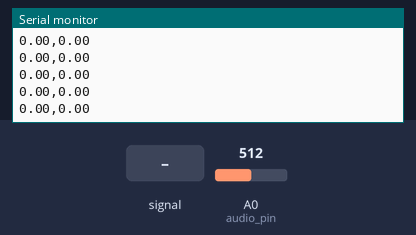
The sketch below on a simulated Arduino Uno, built with avr-gcc and run on an emulated ATmega328P. Shown: the last lines printed to the serial monitor. The inputs (shaded band) are chosen by the test bench; at power-on: A0 (audio_pin) = 512.

Above: at 1.2 s.
1.3 s: A0 (audio_pin) fed a 200 Hz sine of ±81 counts around its level
At 1.32 s:
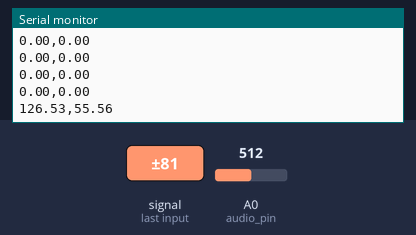
2.8 s: A0 (audio_pin) set to 590
At 2.83 s:
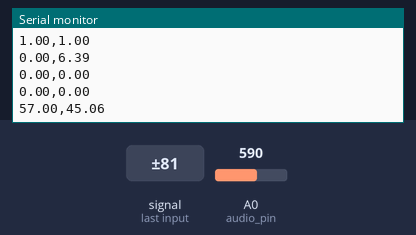
4.3 s: A0 (audio_pin) fed a 1000 Hz sine of ±255 counts around its level
At 4.34 s:
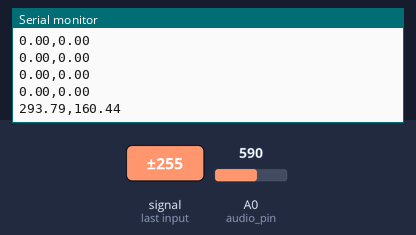
5.8 s: A0 (audio_pin) set to 570
At 5.86 s:
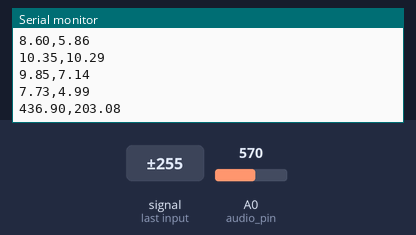
Timing chart, 0 to 8.3 s (numbered marks = the images above; inputs shaded):
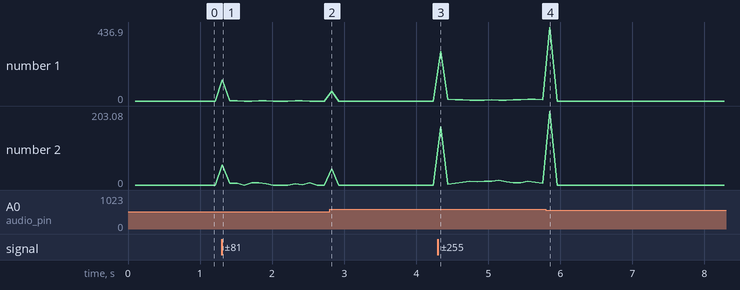

Measured:
- after the input at 1.3 s, the serial monitor: prints a new line at once (image 1)
- after the input at 2.8 s, the serial monitor: prints a new line at once (image 2)
- after the input at 4.3 s, the serial monitor: prints a new line at once (image 3)
- after the input at 5.8 s, the serial monitor: prints a new line after 0.05 s (image 4)
- plotted number 1: 0 → 7.73 after the input at 4.3 s
- plotted number 2: 0 → 4.99 after the input at 4.3 s

The sketch:

isrSfrAdcTimerGoertzelMultiToneDetectionTest.ino
```cpp
// RELEVANT REGISTERS:
// - DDRx: Port x Data Direction Register
//    - [n] DDxn: controls whether Port x pin n (Pxn) is configured as input(0) or output(1)
// - PORTx: Port x Data Register
//    - [n] PORTxn: For Port x pin n (Pxn), where that pin is configured as...
//                          input: controls whether pin has pull-up resistor disabled(0) or enabled(1)
//                          output: controls whether pin is set to LOW(0) or HIGH(1)
// - PRR: Power Reduction Register
//    - [0] PRADC: controls whether ADC is enabled(0) or disabled(1)
//    - [3] PRTIM1: controls whether Timer/Counter1 is enabled (0) or disabled (1)
// - TCCR1A: Timer/Counter1 Control Register A
//    - [1:0] WGM11:0 (+ WGM13:2 in TCCR1B): controls the waveform generation mode
//    - [7:6] COM1A1:0: controls the compare output mode for channel A on Timer/Counter1
// - TCCR1B: Timer/Counter1 Control Register B
//    - [2:0] CS12:0: controls the clock source for Timer/Counter1
//    - [4:3] WGM13:2 (+ WGM11:0 in TCCR1A): controls the waveform generation mode
// - TCNT1: Timer/Counter1
//    - [15:8] TCNT1H: the high byte of the counter value
//    - [7:0] TCNT1L: the low byte of the counter value
// - OCR1A: Output Compare Register 1 A
//    - [15:8] OCR1AH: the high byte of the value against which the counter value should be compared
//    - [7:0] OCR1AL: the low byte of the value against which the counter value should be compared
// - TIMSK1: Timer/Counter 1 Interrupt Mask Register
//    - [1] OCIE1A: controls whether TIMER1_COMPA interrupts are disabled(0) or enabled(1)
// - ADCSRA: ADC Control and Status Register A
//    - [2:0] ADPS2:0: sets the prescaler value for the ADC clock
//    - [3] ADIE: controls whether ADC interrupts are disabled(0) or enabled(1)
//    - [6] ADSC: triggers a conversion when set, clears when conversion is complete
//    - [7] ADEN: controls whether ADC is disabled(0) or enabled(1)
// - ADMUX: ADC Multiplexer Selection Register
//    - [3:0] MUX3:0: controls which ADC pin will be read for conversion
//    - [5] ADLAR: controls whether values in the ADC Data Register are right(0) or left(1) adjusted
//    - [7:6] REFS1:0: controls the analog reference voltage
// - DIDR0: Digital Input Disable Register 0
//    - [5:0] ADCnD: controls whether digital input buffer on ADC pin n is enabled(0) or disabled(1)
// - ADCW: ADC Data Register
//    - [7:0] ADCL: the low byte of the result of the latest conversion
//    - [15:8] ADCH: the high byte of the result of the latest conversion

// based on the optimized Goertzel algorithm described here: https://www.embedded.com/design/configurable-systems/4024443/The-Goertzel-Algorithm

// analog input wired to [Arduino] Pin A0 -> [ATmega328P-PU] Port C pin 0 (PC0)
const uint16_t audio_pin = PC0;

// set parameters for Goertzel algorithm
const uint16_t target_freq_A = 320; // Hz
const uint16_t target_freq_B = 580; // Hz
const uint16_t sample_rate = 1200; // Hz
const uint16_t block_size = 120; // <-- bin width = 10Hz, sample time = 0.1s
//const uint16_t block_size = 300; // <-- bin width = 4Hz, sample time = 0.25s

// calculate precomputed constants from parameters
const int16_t gtzl_k_A = 0.5 + ((int32_t)block_size * target_freq_A / sample_rate);
const double gtzl_w_A = (TWO_PI / block_size) * gtzl_k_A;
const double gtzl_cosine_A = cos(gtzl_w_A);
const double gtzl_coeff_A = 2 * gtzl_cosine_A;
const int16_t gtzl_k_B = 0.5 + ((int32_t)block_size * target_freq_B / sample_rate);
const double gtzl_w_B = (TWO_PI / block_size) * gtzl_k_B;
const double gtzl_cosine_B = cos(gtzl_w_B);
const double gtzl_coeff_B = 2 * gtzl_cosine_B;

// variables to store per-sample processing results
volatile double Q0_A, Q1_A, Q2_A, Q0_B, Q1_B, Q2_B;
volatile uint32_t num_adc_conversions;

// variable to store measured magnitude (squared) of target frequencies
double gtzl_magnitude_A, gtzl_magnitude_B;

// precomputed constants for the lowest frequencies Timer/Counter1 can yield with each prescaler tap
// calculated based on 16 MHz system clock using min_freq = ((2^-timer_bitlength)*sys_freq)/prescaler
const uint16_t t1_prescaler_taps[]      = {1,   8,  64, 256, 1024};
const uint16_t t1_min_prescaler_freqs[] = {245, 31, 4,  1,   1};
uint8_t t1_prescaler_tap_index; // <- for storing which tap from the list was chosen
uint16_t t1_prescaler_val; // <- for storing the actual prescaler value that was chosen

// placeholder variable for value to be stored in OCR1A, calculated once prescaler is chosen in setup
uint16_t t1_compare_val;

void setup() {

  // select the lowest possible Timer/Counter1 prescaler value given target sample rate
  for (int i=0; i < sizeof(t1_prescaler_taps)/sizeof(t1_prescaler_taps[0]); ++i) {
    if (t1_min_prescaler_freqs[i] <= sample_rate) {
      t1_prescaler_tap_index = i;
      t1_prescaler_val = t1_prescaler_taps[i];
      break;
    }
  }

   // calculate value to be stored in OCR1A based on Timer/Counter1 prescaler value
  t1_compare_val = 16000000/(t1_prescaler_val * sample_rate);

  // pause Timer/Counter1 by clearing Clock Select bits
  TCCR1B &= ~(B111);

  // ensure Timer/Counter1 and ADC aren't already disabled externally to conserve power
  PRR &= ~(1 << PRADC);
  PRR &= ~(1 << PRTIM1);

  // disable ADC
  ADCSRA &= ~(1 << ADEN);
  // configure ADC to read from ADC0 input channel (A0)
  ADMUX &= ~((1 << MUX3) | (1 << MUX2) | (1 << MUX1) | (1 << MUX0));
  // configure analog reference voltage as AVcc w/ ext. capacitor at AREF pin (provided by Arduino)
  ADMUX &= ~(1 << REFS1);
  ADMUX |= (1 << REFS0);
  // configure conversion results to be stored right-adjusted in ADCW
  ADMUX &= ~(1 << ADLAR);
  // set ADC clock prescaler value to 128 (default)
  ADCSRA |= ((1 << ADPS2) | (1 << ADPS1) | (1 << ADPS0));
  // disable digital input buffers for all ADC channels to conserve power
  DIDR0 |= ~0;
  // temporarily disable ADC interrupts for throwaway conversion
  ADCSRA &= ~(1 << ADIE);
  // re-enable ADC
  ADCSRA |= (1 << ADEN);
  // perform throwaway conversion (the first conversion after re-enabling ADC takes longer than usual)
  ADCSRA |= (1 << ADSC);
  while ((ADCSRA & (1 << ADSC)) >> ADSC);
  // re-enable ADC interrupts to be triggered on every completed conversion
  ADCSRA |= (1 << ADIE);

  // reset Timer/Counter1 control settings;
  TCCR1A = 0;
  TCCR1B = 0;
  TCCR1C = 0;
  // set Waveform Generation Mode for Timer/Counter1 to Clear Timer on Compare Match (CTC)
  TCCR1B |= (1 << WGM12);
  // reset Timer/Counter1 counter value
  TCNT1 = 0;
  // set the Channel A value against which the Timer/Counter1 counter value should be compared
  OCR1A = t1_compare_val;
  // enable TIMER1_COMPA interrupts to be triggered on compare matches in Channel A of Timer/Counter1
  TIMSK1 |= (1 << OCIE1A);

   // enable global interrupts
  sei();

  Serial.begin(115200);
  while (!Serial) {}
  /*
  Serial.print("Sampling rate: ");
  Serial.print(sample_rate);
  Serial.println(" Hz");

  Serial.print("Timer/Counter1 prescaler: ");
  Serial.println(t1_prescaler_val);

  Serial.print("Timer/Counter1 OCR1A value: ");
  Serial.println(t1_compare_val);

  Serial.print("Block size: ");
  Serial.println(block_size);

  Serial.print("Bin width: ");
  Serial.print(float(sample_rate) / float(block_size));
  Serial.println(" Hz");

  Serial.print("Sampling time: ");
  Serial.print(float(block_size) / float(sample_rate));
  Serial.println("s");

  Serial.println();

  Serial.print("Target frequency A: ");
  Serial.print(target_freq_A);
  Serial.println(" Hz");

  Serial.print("k = ");
  Serial.println(gtzl_k_A);

  Serial.print("w = ");
  Serial.println(gtzl_w_A);

  Serial.print("cosine = ");
  Serial.println(gtzl_cosine_A);

  Serial.print("coeff = ");
  Serial.println(gtzl_coeff_A);

  Serial.println();

  Serial.print("Target frequency B: ");
  Serial.print(target_freq_B);
  Serial.println(" Hz");

  Serial.print("k = ");
  Serial.println(gtzl_k_B);

  Serial.print("w = ");
  Serial.println(gtzl_w_B);

  Serial.print("cosine = ");
  Serial.println(gtzl_cosine_B);

  Serial.print("coeff = ");
  Serial.println(gtzl_coeff_B);

  Serial.println();

  Serial.println("SAMPLING IN");
  for (int i = 5; i > 0; i--) {
    Serial.println(i);
    delay(1000);
  }
  Serial.println();
  */
}

void loop() {

  // reset variables for new sampling block
  gtzl_magnitude_A = gtzl_magnitude_B = num_adc_conversions = Q0_A = Q1_A = Q2_A = Q0_B = Q1_B = Q2_B = 0;

  // start Timer/Counter1 clock with appropriate prescaler value
  TCCR1B |= (t1_prescaler_tap_index + 1);
  // wait until the sampling block is complete
  while (num_adc_conversions < block_size);
  // pause Timer/Counter1 by clearing Clock Select bits
  TCCR1B &= ~(B111);

  gtzl_magnitude_A = sqrt(sq(Q1_A) + sq(Q2_A) - Q1_A * Q2_A * gtzl_coeff_A);
  gtzl_magnitude_B = sqrt(sq(Q1_B) + sq(Q2_B) - Q1_B * Q2_B * gtzl_coeff_B);
  Serial.print(gtzl_magnitude_A);
  Serial.print(",");
  Serial.print(gtzl_magnitude_B);
  Serial.println();

}

// ISR that will be triggered upon each completed timer period
ISR (TIMER1_COMPA_vect) {

  // start an ADC conversion
  ADCSRA |= (1 << ADSC);

}

// ISR that will be triggered upon each completed ADC conversion
ISR (ADC_vect) {

  // perform Goertzel algorithm per-sample processing
  Q0_A = gtzl_coeff_A * Q1_A - Q2_A + ((int16_t)ADCW - 512);
  Q2_A = Q1_A;
  Q1_A = Q0_A;
  Q0_B = gtzl_coeff_B * Q1_B - Q2_B + ((int16_t)ADCW - 512);
  Q2_B = Q1_B;
  Q1_B = Q0_B;
  ++num_adc_conversions;

}
```
